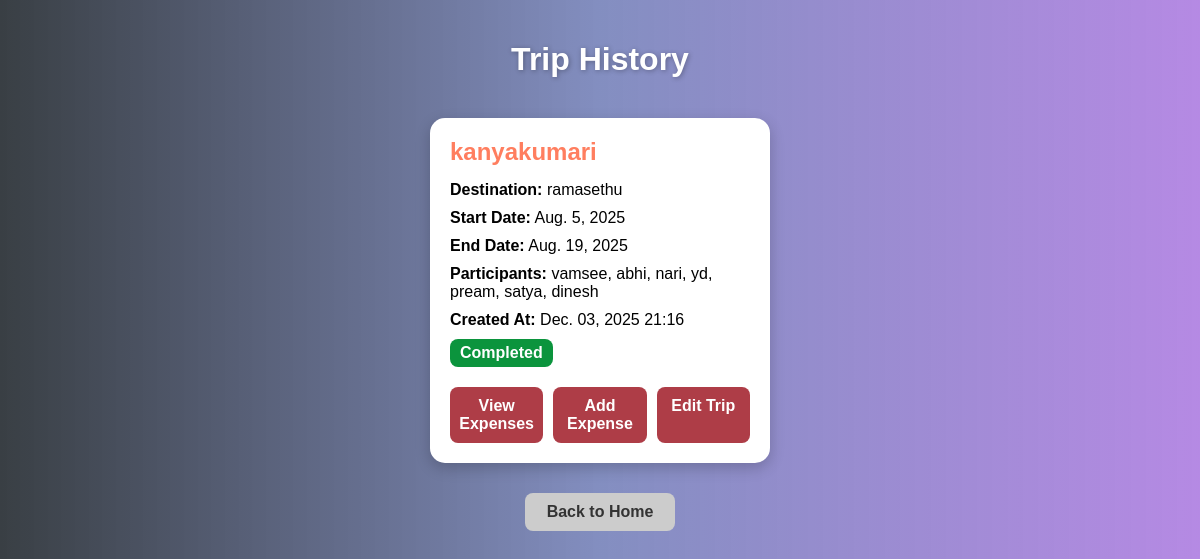
/trip-history/, run on the app's committed database.
### trip/models.py (models this page shows, shortened)
class Trip(models.Model):
    name = models.CharField(max_length=200)
    destination = models.CharField(max_length=200)
    start_date = models.DateField()
    end_date = models.DateField()
    participants = models.TextField(default="[]")  # store as JSON string
    budget = models.DecimalField(max_digits=10, decimal_places=2, default=0)
    created_by = models.ForeignKey(User, on_delete=models.CASCADE)
    created_at = models.DateTimeField(auto_now_add=True)  # ✅ Trip timestamp
    def get_participants(self):
        try:
            participants = json.loads(self.participants)
            return [p.strip() for p in participants if p.strip()]
        except Exception:
            return []
    @property
    def status(self):
        from datetime import date
        return "Ongoing" if self.end_date >= date.today() else "Completed"

### trip/views.py (the view)
# urls.py: path('trip-history/', views.trip_history, name='trip_history'),
def trip_history(request):
    trips = Trip.objects.all().order_by('-created_at')
    return render(request, "trip/trip_history.html", {"trips": trips})

### trip/templates/trip/trip_history.html (shortened to what this page needs)
{%load static%}
<!DOCTYPE html>
<html lang="en">
<head>
</head>
<body>
    <h1>Trip History</h1>
    <div class="card-container">
        {% for trip in trips %}
        <div class="card">
            <h2>{{ trip.name }}</h2>
            <p><strong>Destination:</strong> {{ trip.destination }}</p>
            <p><strong>Start Date:</strong> {{ trip.start_date }}</p>
            <p><strong>End Date:</strong> {{ trip.end_date }}</p>
            <p><strong>Participants:</strong> {{ trip.get_participants|join:", " }}</p>
            <p><strong>Created At:</strong> {{ trip.created_at|date:"M. d, Y H:i" }}</p>
            <p>
                <span class="status {% if trip.status == 'Ongoing' %}ongoing{% else %}completed{% endif %}">
                    {{ trip.status }}
                </span>
            </p>
            <div class="buttons">
                <a href="{% url 'view_expenses' trip.id %}" class="btn">View Expenses</a>
                <a href="{% url 'add_expense' trip.id %}" class="btn">Add Expense</a>
                <a href="{% url 'edit_trip' trip.id %}" class="btn">Edit Trip</a>
            </div>
        </div>
        {% empty %}
        <p style="text-align:center; color:#fff;">No trips found. <a href="{% url 'make_trip' %}">Create a new trip</a>
        </p>
        {% endfor %}
    </div>
    <a href="{% url 'home' %}" class="btn back-btn">Back to Home</a>
</body>
</html>

### trip/templates/trip/trip_history.html (style rules this page uses)
body { font-family: Arial, sans-serif; background: linear-gradient(to right, #11181ed4, #4354a0a8, #6d17c981); margin: 0; padding: 20px; }
h1 { text-align: center; color: #fff; text-shadow: 1px 1px 5px rgba(0, 0, 0, 0.3); margin-bottom: 40px; }
.card-container { display: flex; flex-wrap: wrap; justify-content: center; gap: 20px; }
.card { background: #fff; border-radius: 15px; box-shadow: 0 5px 15px rgba(0, 0, 0, 0.2); width: 300px; padding: 20px; display: flex; flex-direction: column; justify-content: space-between; }
.card h2 { margin: 0 0 10px; color: #ff7e5f; }
.card p { margin: 5px 0; }
.status { font-weight: bold; padding: 5px 10px; border-radius: 8px; display: inline-block; }
.status.completed { background-color: #0b943d; color: #fff; }
.buttons { display: flex; flex-wrap: wrap; gap: 10px; margin-top: 15px; }
.btn { flex: 1; text-align: center; text-decoration: none; padding: 10px 0; background: #a82d38eb; color: #fff; font-weight: bold; border-radius: 8px; transition: all 0.3s ease; }
.back-btn { display: block; width: 150px; margin: 30px auto 0; background: #ccc; color: #333; text-align: center; }

### data on the page
Trip: name "kanyakumari", destination "ramasethu", start_date "Aug. 5, 2025", end_date "Aug. 19, 2025", get_participants "vamsee, abhi, nari, yd, pream, satya, dinesh", created_at "Dec. 03, 2025 21:16", status "Completed"
